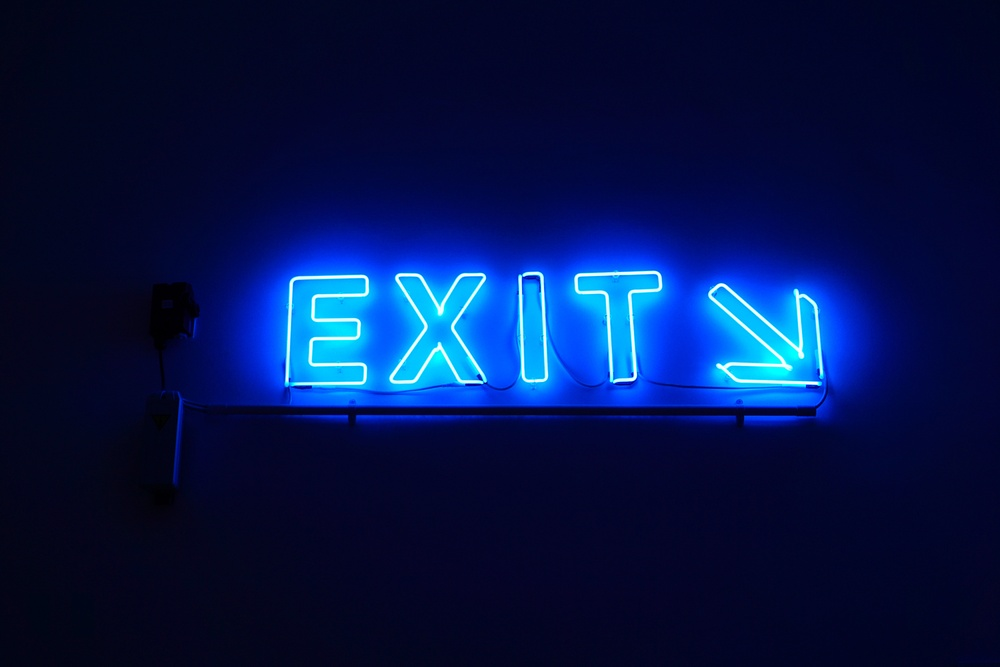
#> input picture _images/633dd5908f4472b251e4a09d5dfc2bbde9e13012939cc471596016d240ad4a45.jpg, 1000 x 667 px, shrunk from 6000 x 4000 before the run, given in place of womanfarmer_andbaby.jpg, which was not available
$ jupyter execute --allow-errors '04_Feature Extraction from Images_SVD.ipynb'   (text cells are left out)
#> lines starting #> are read from the running program, lines starting #| are printed output that depends on the picture
[cell 1]
# n_rows = int(input("enter n, the number of rows you want in your matrix "))
# m_columns = int(input("enter m,  the number of columns you want in your matrix "))
n_rows = 5
m_columns = 3

[cell 2]
import numpy as np

A = np.random.rand(n_rows, m_columns) # Create random data matrix
U, S, VT = np.linalg.svd(A,full_matrices=True) #Full SVD

[cell 3]
A

[cell 4]
U

[cell 5]
#note that Python renders S in form of an array with the singular values.
S

[cell 6]
Sigma = np.zeros((n_rows, m_columns))
for ind_ in range(len(S)):
    Sigma[ind_,ind_] = S[ind_]

Sigma

[cell 7]
VT

[cell 8]
np.matmul(np.matmul(U,Sigma) ,VT )

#> (a cell that did not finish here is left out)

[cell 10]
from IPython.display import Image
Image('img/svd_demo.png' , width=500)

[cell 11]
# n_rows = int(input("enter n, the number of rows you want in your matrix "))
# m_columns = int(input("enter m,  the number of columns you want in your matrix "))

n_rows = 5
m_columns = 5
A = np.random.rand(n_rows, m_columns) # Create random data matrix

[cell 12]
def svd_reconstruct(A, r):
    """this function takes the matrix M and the k-th value and return the rank-k approximation"""
    u, s, vh = np.linalg.svd(A, full_matrices=True)
    U_r = u[: , :r]
    s_r = s[:r]
    S_r = np.diag(s_r)
    Vh_r = vh[:r]
    rank_r_approximation = np.dot(U_r, np.dot(S_r, Vh_r))
    return rank_r_approximation

[cell 13]
print('the value of the matrix A')
A

[cell 14]
svd_reconstruct(A , 1)

[cell 15]
svd_reconstruct(A , 2)

[cell 16]
svd_reconstruct(A , 3)

[cell 17]
svd_reconstruct(A , 4)

[cell 18]
svd_reconstruct(A , 5)

[cell 19]
U_matrix, Sigma_matrix, Vt_matrix = np.linalg.svd(A, full_matrices=True)

[cell 20]
r_labels = ["r = " +str(i) for i in range(1,6)]
#> (the rest of this cell did not finish here and is left out)

[cell 21]
import cv2
import numpy as np
import matplotlib.pyplot as plt

image_path_1 ='data/womanfarmer_andbaby.jpg'

image_cv = cv2.imread(image_path_1)
#> image_cv is the input picture: shape (667, 1000, 3); mean B, G, R 74.2, 21.8, 4.5
image_cv_rgb = cv2.cvtColor(image_cv, cv2.COLOR_BGR2RGB)

[cell 22]
plt.figure(figsize=(10, 5))
#> (this line was passed over: IPython is not available in this run)
plt.imshow(image_cv_rgb)
#> (this line was passed over: IPython is not available in this run)
plt.title("original image ")
#> (this line was passed over: IPython is not available in this run)
plt.axis('off')
#> (this line was passed over: IPython is not available in this run)
plt.show()

[cell 23]
print(image_cv_rgb.shape)
#| (667, 1000, 3)

[cell 24]
gray_image_cv = cv2.cvtColor(image_cv_rgb, cv2.COLOR_RGB2GRAY)
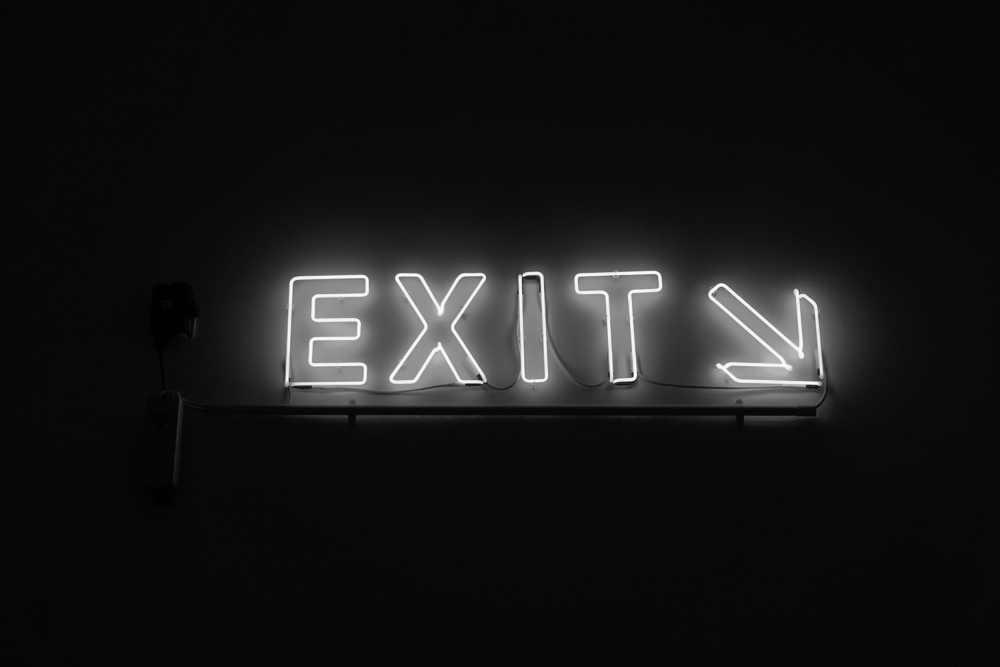
#> gray_image_cv: shape (667, 1000); min 0, max 253, mean 22.6

# Displaying the original and grayscale images side by side
plt.figure(figsize=(10, 5))
#> (this line was passed over: IPython is not available in this run)

plt.subplot(1, 2, 1)
#> (this line was passed over: IPython is not available in this run)
plt.imshow(image_cv_rgb)
#> (this line was passed over: IPython is not available in this run)
plt.title("original image ")
plt.axis('off')

plt.subplot(1, 2, 2)
plt.imshow(gray_image_cv, cmap='gray')
plt.title("grayscale image")
plt.axis('off')

plt.tight_layout()
plt.show()


$ run again, on _images/def7394737c179663c71b112a27f299221111ab4240df342a9fe6a9d8cf9309a.jpg
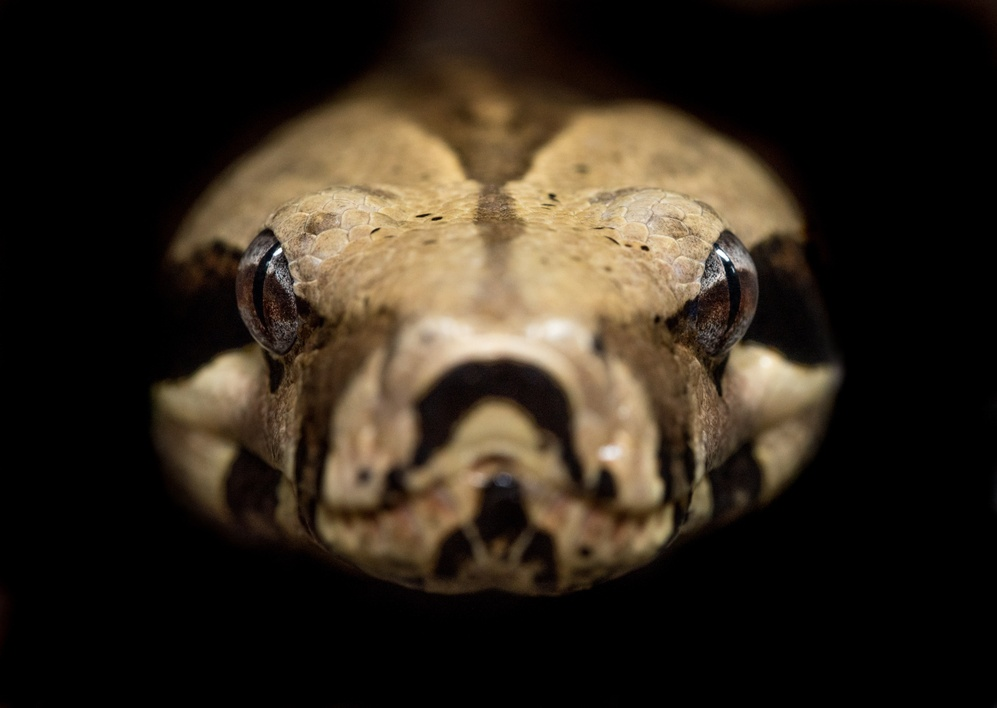
#> input picture _images/def7394737c179663c71b112a27f299221111ab4240df342a9fe6a9d8cf9309a.jpg, 997 x 708 px, shrunk from 4972 x 3529 before the run, given in place of womanfarmer_andbaby.jpg, which was not available
#> image_cv is the input picture: shape (708, 997, 3); mean B, G, R 28.3, 39.8, 49.1
#| (708, 997, 3)
#> `gray_image_cv = cv2.cvtColor(image_cv_rgb, cv2.COLOR_RGB2GRAY)`:
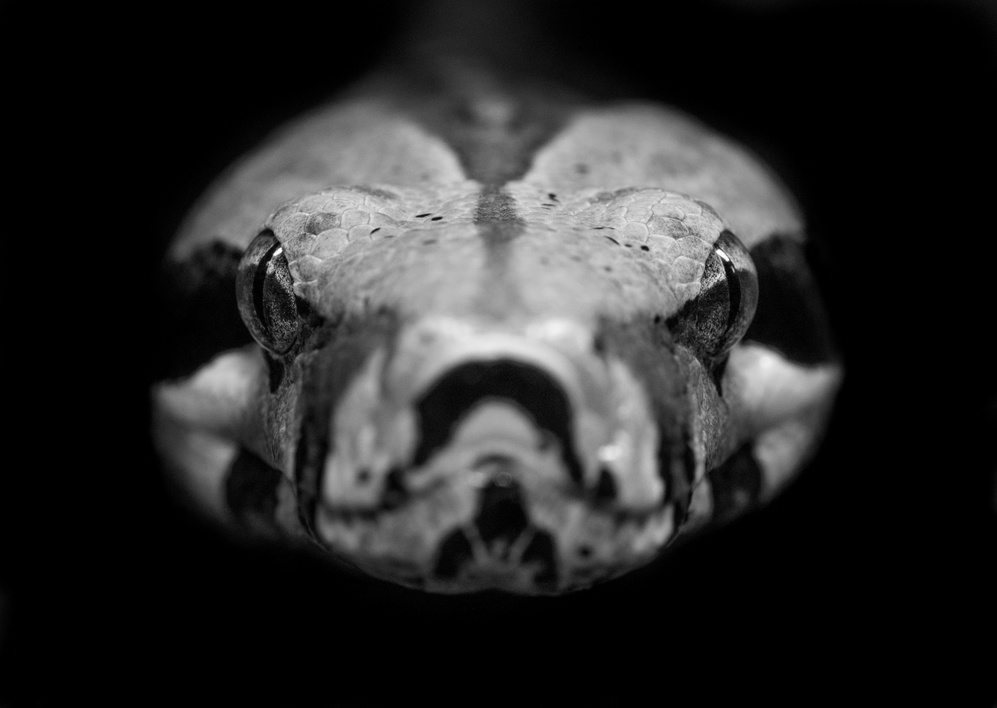
#> gray_image_cv: shape (708, 997); min 0, max 255, mean 41.3
